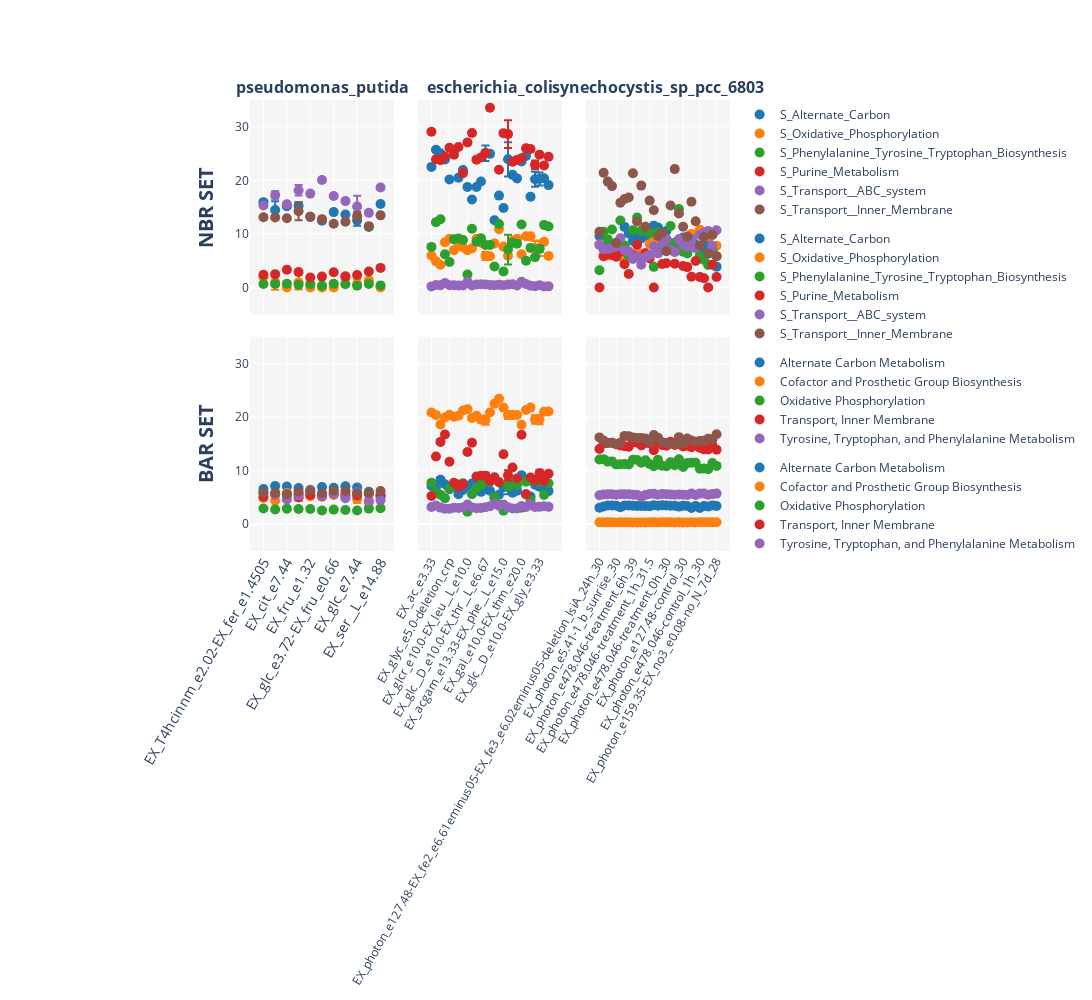

Notebook code cell kept with this figure:
### Code cell
fig = make_subplots(rows=2,
                    cols=len(in_every_cutoff),
                    vertical_spacing=0.05,
                    horizontal_spacing=0.05,
                    subplot_titles=tuple(['<b>%s</b>' % specie for specie in composition_df['Species'].unique()]))

col_n = 1
fig_n = 1

for specie in composition_df['Species'].unique():
    row_n = 1
    specie_df = composition_df.loc[composition_df['Species']==specie]
    for reaction in reaction_types:
        target_column = '_'.join([reaction, 'Set_percentage'])
        target_columns = ['Subsystem_function', 'Condition', target_column]
        df = specie_df[target_columns]
        #generate statistics for those conditions having more than one replicate
        std = df.groupby(['Subsystem_function', 'Condition']).std()
        grouped_df = df.groupby(['Subsystem_function', 'Condition']).mean()
        grouped_df['SD'] = std
        plot_df = grouped_df.reset_index().fillna(0)
        plot_df.sort_values(by='Subsystem_function', inplace=True)
        unique_ss = plot_df.Subsystem_function.unique().tolist()
        plot_df['subsystem_key'] = [unique_ss.index(ss) for ss in plot_df['Subsystem_function'].tolist() ]
        
        for subsystem in plot_df.Subsystem_function.unique():
            fig.add_trace(go.Scatter(x=plot_df.query("Subsystem_function == '%s'" % subsystem)["Condition"],
                                     y=plot_df.query("Subsystem_function == '%s'" % subsystem)[target_column],
                                     name = subsystem, mode='markers',
                                     error_y=dict(
                                         type='data', # value of error bar given in data coordinates
                                         array=plot_df.query("Subsystem_function == '%s'" % subsystem)['SD'],
                                         visible=True),
                                     marker={"size": 10, "color":px.colors.qualitative.D3[unique_ss.index(subsystem)]},
                                     legendgroup = str(fig_n)
                                    ),
                          row=row_n, col=col_n)
        
        row_n += 1
        fig_n += 1
        
    col_n += 1


# edit figure
fig['layout']['plot_bgcolor'] = 'rgba(245,245,245,1)'
fig['layout']['yaxis']['title']='<b>NBR SET</b>'
fig['layout']['yaxis']['title']['font']['size']=20
fig['layout']['yaxis']['range']=[-5, 35]
fig['layout']['yaxis4']['title']='<b>BAR SET</b>'
fig['layout']['yaxis4']['title']['font']['size']=20
fig['layout']['yaxis3']['showticklabels']=False
fig['layout']['yaxis3']['range']=[-5, 35]
fig['layout']['yaxis2']['showticklabels']=False
fig['layout']['yaxis2']['range']=[-5, 35]
fig['layout']['yaxis4']['showticklabels']=True
fig['layout']['yaxis4']['range']=[-5, 35]
fig['layout']['yaxis5']['showticklabels']=False
fig['layout']['yaxis5']['range']=[-5, 35]
fig['layout']['yaxis6']['showticklabels']=False
fig['layout']['yaxis6']['range']=[-5, 35]
fig['layout']['xaxis']['showticklabels']=False
fig['layout']['xaxis2']['showticklabels']=False
fig['layout']['xaxis3']['showticklabels']=False
fig['layout']['xaxis3']['tickfont']['size']=14
fig['layout']['xaxis4']['tickangle']=-60
fig['layout']['xaxis5']['tickangle']=-60
fig['layout']['xaxis6']['tickangle']=-60
fig['layout']['xaxis4']['tickfont']['size']=14
fig['layout']['height'] = 1000
fig['layout']['width'] = 2700
fig['layout']['coloraxis']['colorbar']['len']=0.5
fig['layout']['coloraxis']['colorscale']='viridis'

    
fig.show()
fig.write_image('subsystem_composition_conditions_species_final.svg')
